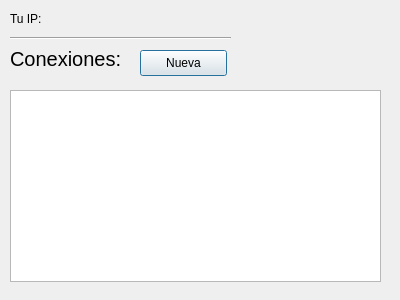
<?xml version="1.0" encoding="UTF-8"?>
<ui version="4.0">
 <class>Dialog</class>
 <widget class="QDialog" name="Dialog">
  <property name="geometry">
   <rect>
    <x>0</x>
    <y>0</y>
    <width>400</width>
    <height>300</height>
   </rect>
  </property>
  <property name="windowTitle">
   <string>Dialog</string>
  </property>
  <widget class="QLabel" name="l_ip_propia">
   <property name="geometry">
    <rect>
     <x>10</x>
     <y>10</y>
     <width>221</width>
     <height>18</height>
    </rect>
   </property>
   <property name="text">
    <string>Tu IP: </string>
   </property>
  </widget>
  <widget class="Line" name="line">
   <property name="geometry">
    <rect>
     <x>10</x>
     <y>30</y>
     <width>221</width>
     <height>16</height>
    </rect>
   </property>
   <property name="orientation">
    <enum>Qt::Horizontal</enum>
   </property>
  </widget>
  <widget class="QLabel" name="label_2">
   <property name="geometry">
    <rect>
     <x>10</x>
     <y>50</y>
     <width>111</width>
     <height>18</height>
    </rect>
   </property>
   <property name="font">
    <font>
     <pointsize>15</pointsize>
    </font>
   </property>
   <property name="text">
    <string>Conexiones:</string>
   </property>
  </widget>
  <widget class="QPushButton" name="b_nueva_conexion">
   <property name="geometry">
    <rect>
     <x>140</x>
     <y>50</y>
     <width>87</width>
     <height>26</height>
    </rect>
   </property>
   <property name="text">
    <string>Nueva</string>
   </property>
  </widget>
  <widget class="QListView" name="listado_conexiones">
   <property name="geometry">
    <rect>
     <x>10</x>
     <y>90</y>
     <width>371</width>
     <height>192</height>
    </rect>
   </property>
  </widget>
 </widget>
 <resources/>
 <connections/>
</ui>
